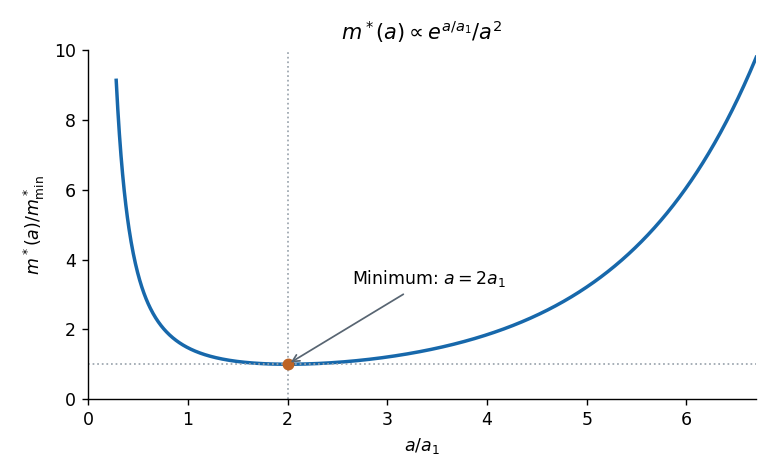

This chart was generated by the following Python code:
"""Original tight-binding effective-mass curve; write PNG to cwd.

Tested with Python 3.14, NumPy and Matplotlib; see root pyproject.toml.
The curve is the specified model, not a microscopic small-spacing prediction.
"""

from pathlib import Path

import matplotlib

matplotlib.use("Agg")
import matplotlib.pyplot as plt
import numpy as np


def main():
    spacing = np.linspace(.28, 6.7, 1200)
    mass = np.exp(spacing - 2) * (2 / spacing)**2
    fig, ax = plt.subplots(figsize=(6.2, 3.8), facecolor="white")
    ax.plot(spacing, mass, lw=2, color="#1768ab")
    ax.scatter([2], [1], s=34, color="#bd6426", zorder=3)
    ax.axvline(2, ls=":", lw=1, color="#9ba5ae")
    ax.axhline(1, ls=":", lw=1, color="#9ba5ae")
    ax.annotate(r"Minimum: $a=2a_1$", xy=(2, 1), xytext=(2.65, 3.3),
                arrowprops={"arrowstyle": "->", "color": "#586572"}, fontsize=10)
    ax.set(xlim=(0, 6.7), ylim=(0, 10), xlabel=r"$a/a_1$", ylabel=r"$m^*(a)/m^*_{\min}$")
    ax.set_title(r"$m^*(a)\propto e^{a/a_1}/a^2$")
    ax.spines[["top", "right"]].set_visible(False)
    fig.tight_layout()
    fig.savefig(Path.cwd() / (Path(__file__).stem + ".png"), dpi=125, facecolor="white")
    plt.close(fig)


if __name__ == "__main__":
    main()
